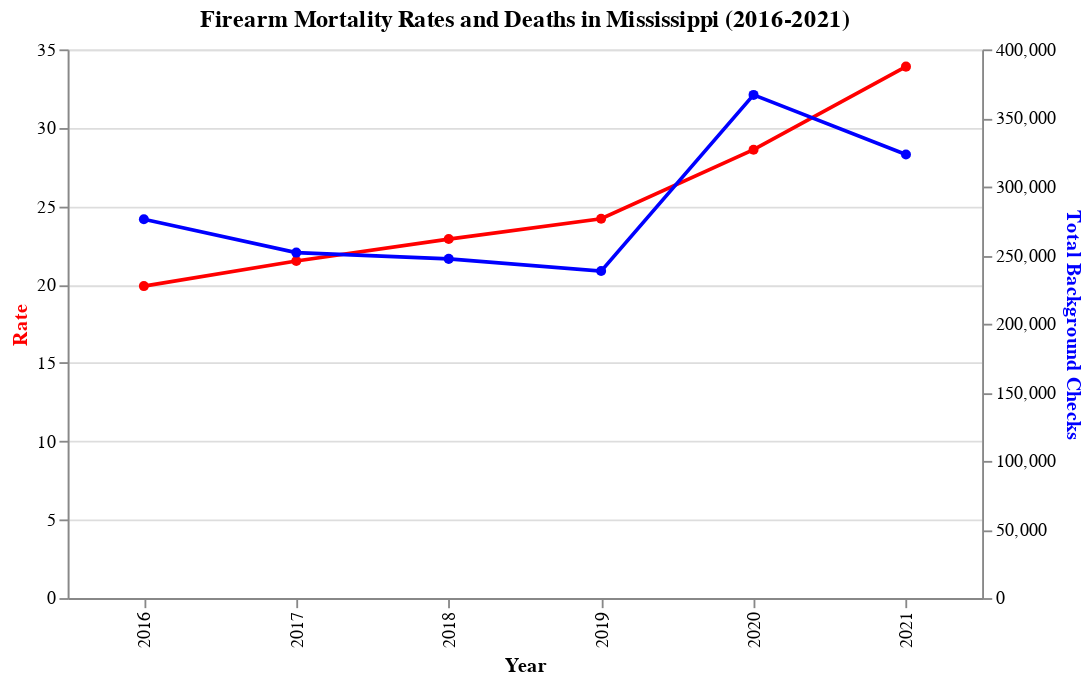

Here is the notebook cell this chart was saved with:
### Markdown cell above
# Mississippi

### Code cell
ms_data = pd.read_csv("ms_data.csv")
# wv_data.head()

base_ms = alt.Chart(ms_data).encode(
    alt.X('Year:N', axis=alt.Axis(title='Year'))  # 'Year' as ordinal
)

# Creating the line chart for the 'Rate' on the left y-axis
rate_chart_ms = base_ms.mark_line(point=True, color='red').encode(
    alt.Y('Rate:Q', axis=alt.Axis(title='Rate', titleColor='red')),
    tooltip = ["Year", "Rate", "Notes"],
    color = alt.value("red")
)

# Creating the line chart for the 'Total Background Checks' on the right y-axis
deaths_chart_ms = base_ms.mark_line(point=True, color='blue').encode(
    alt.Y('Total Background Checks:Q', axis=alt.Axis(title='Total Background Checks', titleColor='blue')),
    tooltip = ["Year", "Total Background Checks", "Notes"],
    color = alt.value("blue")
)

# Combining both charts
chart_ms = alt.layer(rate_chart_ms, deaths_chart_ms).resolve_scale(
    y='independent'
).properties(
    title='Firearm Mortality Rates and Deaths in Mississippi (2016-2021)',
    width=500,  # You can adjust the width to fit your display or preferences
    height=300  # You can adjust the height as well
)

chart_ms

### Figure 1 — Vega-Lite specification as saved in the notebook (floating-point values rounded to 4 significant figures)
{"config": {"view": {"continuousWidth": 400, "continuousHeight": 300}}, "layer": [{"mark": {"type": "line", "color": "red", "point": true}, "encoding": {"color": {"value": "red"}, "tooltip": [{"field": "Year", "type": "quantitative"}, {"field": "Rate", "type": "quantitative"}, {"field": "Notes", "type": "nominal"}], "x": {"axis": {"title": "Year"}, "field": "Year", "type": "nominal"}, "y": {"axis": {"title": "Rate", "titleColor": "red"}, "field": "Rate", "type": "quantitative"}}}, {"mark": {"type": "line", "color": "blue", "point": true}, "encoding": {"color": {"value": "blue"}, "tooltip": [{"field": "Year", "type": "quantitative"}, {"field": "Total Background Checks", "type": "quantitative"}, {"field": "Notes", "type": "nominal"}], "x": {"axis": {"title": "Year"}, "field": "Year", "type": "nominal"}, "y": {"axis": {"title": "Total Background Checks", "titleColor": "blue"}, "field": "Total Background Checks", "type": "quantitative"}}}], "data": {"name": "data-5d4c62a31abe5b9e4fa46f732b31d2f6"}, "height": 300, "resolve": {"scale": {"y": "independent"}}, "title": "Firearm Mortality Rates and Deaths in Mississippi (2016-2021)", "width": 500, "$schema": "https://vega.github.io/schema/vega-lite/v4.17.0.json", "datasets": {"data-5d4c62a31abe5b9e4fa46f732b31d2f6": [{"Year": 2021, "State": "MS", "Rate": 33.9, "Deaths": 962, "Total Background Checks": 323319, "Notes": "Proposes legislation to enhance firearm training requirements for concealed carry applicants, emphasizing responsible gun ownership."}, {"Year": 2020, "State": "MS", "Rate": 28.6, "Deaths": 818, "Total Background Checks": 366829, "Notes": "Passes regulations requiring reporting lost or stolen firearms to law enforcement."}, {"Year": 2019, "State": "MS", "Rate": 24.2, "Deaths": 710, "Total Background Checks": 238388, "Notes": "Enhances background checks for concealed carry applicants, focusing on mental health history and criminal records."}, {"Year": 2018, "State": "MS", "Rate": 22.9, "Deaths": 681, "Total Background Checks": 247278, "Notes": "Prevents local jurisdictions from enacting firearm regulations that exceed state laws."}, {"Year": 2017, "State": "MS", "Rate": 21.5, "Deaths": 632, "Total Background Checks": 251852, "Notes": "Imposes stricter penalties for individuals convicted of gun-related crimes, aiming to deter illegal firearm use."}, {"Year": 2016, "State": "MS", "Rate": 19.9, "Deaths": 587, "Total Background Checks": 276161, "Notes": "Passes \"stand your ground law\", which allows individuals to use deadly force in self-defense without a duty to retreat."}]}}
